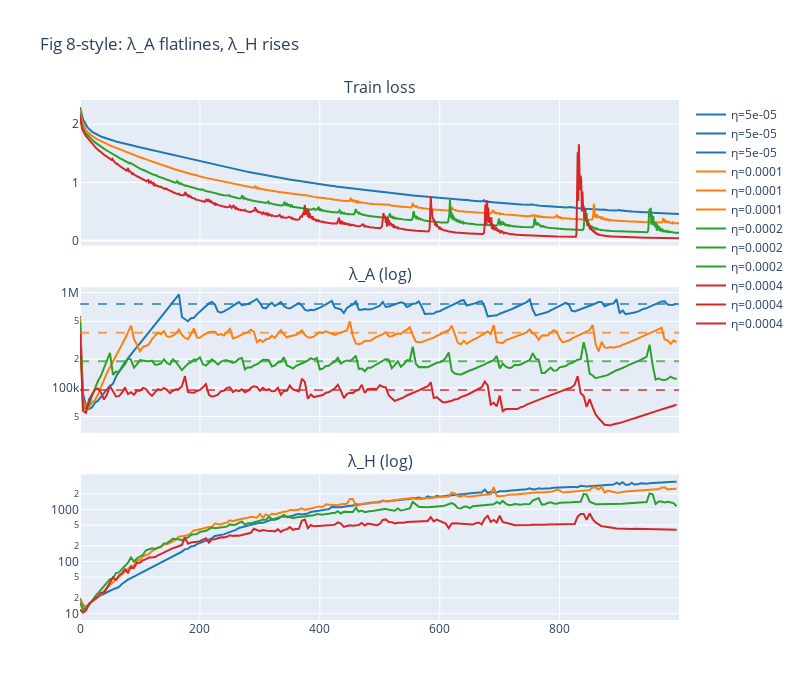

The notebook cell saved with this chart:
### Markdown cell above
### Fig 8: λ_A flatlines, λ_H keeps rising

### Code cell
lrs_fig8 = [5e-5, 1e-4, 2e-4, 4e-4]
for eta in lrs_fig8:
    run_experiment(f"fig8_eta_{eta}", lr=eta, beta1=0.9, beta2=0.99, eps=1e-7, steps=1000, sharpness_every=5)

fig = make_subplots(rows=3, cols=1, subplot_titles=("Train loss", "λ_A (log)", "λ_H (log)"), shared_xaxes=True, vertical_spacing=0.08)
colors = ["#1f77b4", "#ff7f0e", "#2ca02c", "#d62728"]
for i, eta in enumerate(lrs_fig8):
    try:
        df = pd.read_csv(OUTPUT_V2 / f"fig8_eta_{eta}" / "metrics.csv")
        fig.add_trace(go.Scatter(x=df["step"], y=df["train_loss"], name=f"η={eta}", line=dict(color=colors[i])), row=1, col=1)
        d = df.dropna(subset=["lambda_A"])
        fig.add_trace(go.Scatter(x=d["step"], y=d["lambda_A"], name=f"η={eta}", line=dict(color=colors[i])), row=2, col=1)
        fig.add_hline(y=lambda_lim(eta, 0.9), line_dash="dash", line_color=colors[i], opacity=0.7, row=2, col=1)
        dH = df.dropna(subset=["lambda_H"])
        fig.add_trace(go.Scatter(x=dH["step"], y=dH["lambda_H"], name=f"η={eta}", line=dict(color=colors[i])), row=3, col=1)
    except Exception as e:
        print(f"Skip {eta}: {e}")
fig.update_yaxes(type="log", row=2, col=1)
fig.update_yaxes(type="log", row=3, col=1)
fig.update_layout(height=700, title="Fig 8-style: λ_A flatlines, λ_H rises")
fig.show()

### Figure 1 — Plotly figure (JSON) as saved in the notebook; plotly's stock layout.template omitted (floating-point values rounded to 4 significant figures; data arrays with more than 128 entries replaced by an {"elided": "..."} marker saying what was removed)
{"data": [{"line": {"color": "#1f77b4"}, "name": "η=5e-05", "type": "scatter", "x": {"elided": "1000 int values"}, "xaxis": "x", "y": {"elided": "1000 float values"}, "yaxis": "y"}, {"line": {"color": "#1f77b4"}, "name": "η=5e-05", "type": "scatter", "x": {"elided": "200 int values"}, "xaxis": "x2", "y": {"elided": "200 float values"}, "yaxis": "y2"}, {"line": {"color": "#1f77b4"}, "name": "η=5e-05", "type": "scatter", "x": {"elided": "200 int values"}, "xaxis": "x3", "y": {"elided": "200 float values"}, "yaxis": "y3"}, {"line": {"color": "#ff7f0e"}, "name": "η=0.0001", "type": "scatter", "x": {"elided": "1000 int values"}, "xaxis": "x", "y": {"elided": "1000 float values"}, "yaxis": "y"}, {"line": {"color": "#ff7f0e"}, "name": "η=0.0001", "type": "scatter", "x": {"elided": "200 int values"}, "xaxis": "x2", "y": {"elided": "200 float values"}, "yaxis": "y2"}, {"line": {"color": "#ff7f0e"}, "name": "η=0.0001", "type": "scatter", "x": {"elided": "200 int values"}, "xaxis": "x3", "y": {"elided": "200 float values"}, "yaxis": "y3"}, {"line": {"color": "#2ca02c"}, "name": "η=0.0002", "type": "scatter", "x": {"elided": "1000 int values"}, "xaxis": "x", "y": {"elided": "1000 float values"}, "yaxis": "y"}, {"line": {"color": "#2ca02c"}, "name": "η=0.0002", "type": "scatter", "x": {"elided": "200 int values"}, "xaxis": "x2", "y": {"elided": "200 float values"}, "yaxis": "y2"}, {"line": {"color": "#2ca02c"}, "name": "η=0.0002", "type": "scatter", "x": {"elided": "200 int values"}, "xaxis": "x3", "y": {"elided": "200 float values"}, "yaxis": "y3"}, {"line": {"color": "#d62728"}, "name": "η=0.0004", "type": "scatter", "x": {"elided": "1000 int values"}, "xaxis": "x", "y": {"elided": "1000 float values"}, "yaxis": "y"}, {"line": {"color": "#d62728"}, "name": "η=0.0004", "type": "scatter", "x": {"elided": "200 int values"}, "xaxis": "x2", "y": {"elided": "200 float values"}, "yaxis": "y2"}, {"line": {"color": "#d62728"}, "name": "η=0.0004", "type": "scatter", "x": {"elided": "200 int values"}, "xaxis": "x3", "y": {"elided": "200 float values"}, "yaxis": "y3"}], "layout": {"annotations": [{"font": {"size": 16}, "showarrow": false, "text": "Train loss", "x": 0.5, "xanchor": "center", "xref": "paper", "y": 1, "yanchor": "bottom", "yref": "paper"}, {"font": {"size": 16}, "showarrow": false, "text": "λ_A (log)", "x": 0.5, "xanchor": "center", "xref": "paper", "y": 0.64, "yanchor": "bottom", "yref": "paper"}, {"font": {"size": 16}, "showarrow": false, "text": "λ_H (log)", "x": 0.5, "xanchor": "center", "xref": "paper", "y": 0.28, "yanchor": "bottom", "yref": "paper"}], "height": 700, "shapes": [{"line": {"color": "#1f77b4", "dash": "dash"}, "opacity": 0.7, "type": "line", "x0": 0, "x1": 1, "xref": "x2 domain", "y0": 760000.0, "y1": 760000.0, "yref": "y2"}, {"line": {"color": "#ff7f0e", "dash": "dash"}, "opacity": 0.7, "type": "line", "x0": 0, "x1": 1, "xref": "x2 domain", "y0": 380000.0, "y1": 380000.0, "yref": "y2"}, {"line": {"color": "#2ca02c", "dash": "dash"}, "opacity": 0.7, "type": "line", "x0": 0, "x1": 1, "xref": "x2 domain", "y0": 190000.0, "y1": 190000.0, "yref": "y2"}, {"line": {"color": "#d62728", "dash": "dash"}, "opacity": 0.7, "type": "line", "x0": 0, "x1": 1, "xref": "x2 domain", "y0": 95000.0, "y1": 95000.0, "yref": "y2"}], "title": {"text": "Fig 8-style: λ_A flatlines, λ_H rises"}, "width": 800, "xaxis": {"anchor": "y", "autorange": true, "domain": [0, 1], "matches": "x3", "range": [0, 999], "showticklabels": false, "type": "linear"}, "xaxis2": {"anchor": "y2", "autorange": true, "domain": [0, 1], "matches": "x3", "range": [0, 999], "showticklabels": false, "type": "linear"}, "xaxis3": {"anchor": "y3", "autorange": true, "domain": [0, 1], "range": [0, 999], "type": "linear"}, "yaxis": {"anchor": "x", "autorange": true, "domain": [0.72, 1], "range": [-0.08631, 2.416], "type": "linear"}, "yaxis2": {"anchor": "x2", "autorange": true, "domain": [0.36, 0.64], "range": [4.528, 6.058], "type": "log"}, "yaxis3": {"anchor": "x3", "autorange": true, "domain": [0, 0.28], "range": [0.8745, 3.674], "type": "log"}}}
